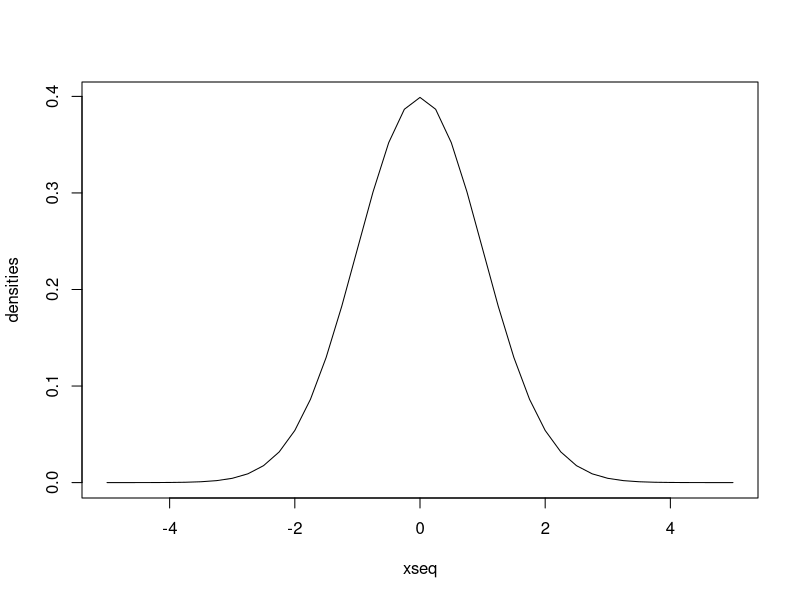
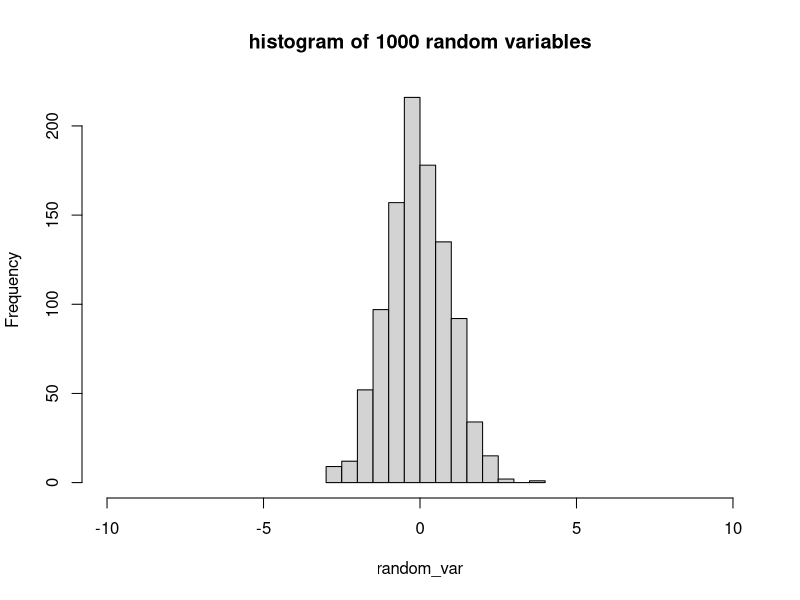

Write the R code that produced these figures, in order.
##########dnorm for probability density function########
xseq=seq(-5,5,.25)
densities=dnorm(xseq,0,1)#where 0 = mean and 1 = sd
plot(xseq,densities,type="l")


######rnorm function is used to select random numbers from PDF#########

random_var=rnorm(1000,0,1)
histogram=hist(random_var,main="histogram of 1000 random variables",xlim=c(-10,10))